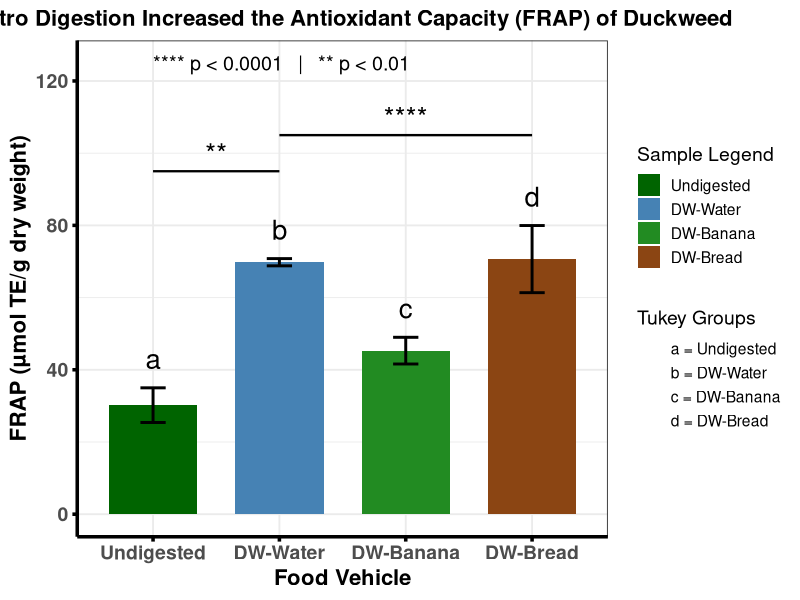

Write R code to recreate this figure.
# -----------------------------
# FRAP Data
# -----------------------------
df_frap <- data.frame(
  Sample = c("Undigested", "DW-Water", "DW-Banana", "DW-Bread"),
  Mean   = c(30.20, 69.80, 45.30, 70.66),
  SD     = c(4.80, 1.00, 3.70, 9.30),
  CV     = c(15.80, 1.50, 8.20, 13.17),
  Tukey  = c("a", "b", "c", "d")   # DW-Bread = d
)

df_frap$Sample <- factor(df_frap$Sample,
                         levels = c("Undigested", "DW-Water", "DW-Banana", "DW-Bread"))

library(ggplot2)

# -----------------------------
# Base FRAP Plot
# -----------------------------
p_frap <- ggplot(df_frap, aes(x = Sample, y = Mean, fill = Sample)) +
  geom_col(width = 0.7) +
  geom_errorbar(aes(ymin = Mean - SD, ymax = Mean + SD),
                width = 0.2, linewidth = 1) +
  geom_text(aes(label = Tukey, y = Mean + SD + 8), size = 7) +
  
  scale_fill_manual(
    values = c("Undigested" = "darkgreen",
               "DW-Water" = "steelblue",
               "DW-Banana" = "forestgreen",
               "DW-Bread" = "saddlebrown"),
    name = "Sample Legend"
  ) +
  
  geom_point(aes(shape = Tukey), alpha = 0) +
  scale_shape_manual(
    name = "Tukey Groups",
    values = c("a" = 16, "b" = 16, "c" = 16, "d" = 16),
    labels = c("a = Undigested",
               "b = DW-Water",
               "c = DW-Banana",
               "d = DW-Bread")
  ) +
  
  theme_bw(base_size = 14) +
  theme(
    legend.position = "right",
    legend.box = "vertical",
    
    # ⭐ TITLE ABOVE PANEL (journal style)
    plot.title = element_text(size = 16, face = "bold", hjust = 0.5),
    
    axis.text.x = element_text(size = 14, face = "bold"),
    axis.text.y = element_text(size = 14, face = "bold"),
    axis.title.x = element_text(size = 16, face = "bold"),
    axis.title.y = element_text(size = 16, face = "bold"),
    axis.line = element_line(colour = "black", linewidth = 1.2),
    axis.ticks = element_line(colour = "black", linewidth = 1.2)
  ) +
  labs(
    title = "In Vitro Digestion Increased the Antioxidant Capacity (FRAP) of Duckweed",
    x = "Food Vehicle",
    y = "FRAP (µmol TE/g dry weight)"
  )

# -----------------------------
# Asterisks + comparison brackets
# -----------------------------
p_frap <- p_frap +
  annotate("segment", x = 1, xend = 2, y = 95, yend = 95, linewidth = 0.8) +
  annotate("text", x = 1.5, y = 100, label = "**", size = 7) +
  annotate("segment", x = 2, xend = 4, y = 105, yend = 105, linewidth = 0.8) +
  annotate("text", x = 3, y = 110, label = "****", size = 7)

# -----------------------------
# Significance legend inside plot
# -----------------------------
p_frap <- p_frap +
  annotate("text", x = 1, y = 125,
           label = "**** p < 0.0001   |   ** p < 0.01",
           hjust = 0, size = 5)

print(p_frap)
